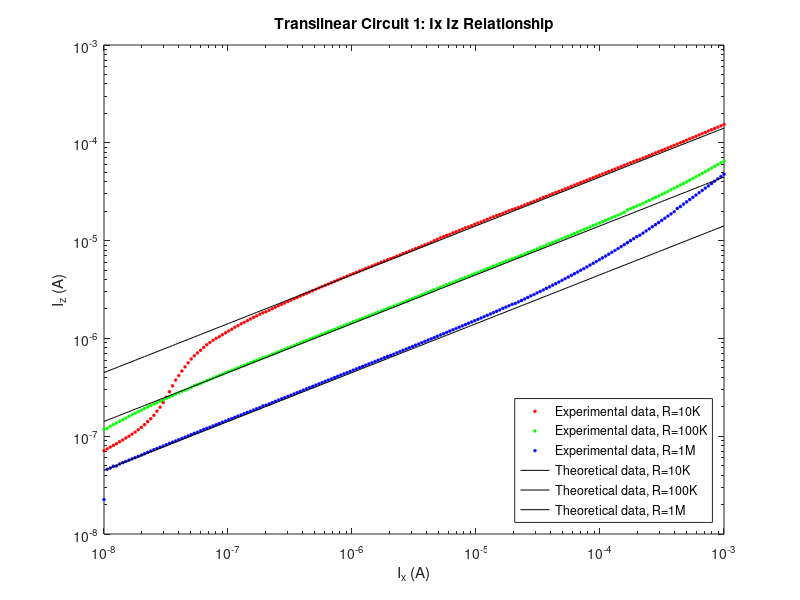
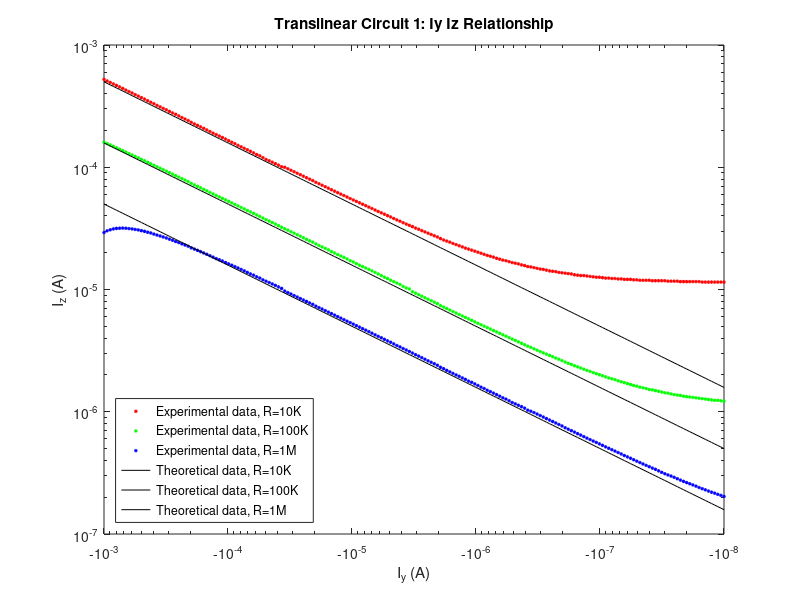

These charts were generated, in order, by the following MATLAB code:
load('collected_data_done.mat');

%% Ix plot

% Theoretical
for i = 1:length(Ix_Exp2_R10K)
    IzIx_Exp2_R10K_Theo(i) = exp(0.5 * log(Ix_Exp2_R10K(i) * 0.00002));
end
p1 = polyfit(log(Ix_Exp2_R10K(1:100)), log(abs(IzIx_Exp2_R10K(1:100))), 1)

for j = 1:length(Ix_Exp2_R100K)
    IzIx_Exp2_R100K_Theo(j) = exp(0.5 * log(Ix_Exp2_R100K(j) * 0.000002));
end
p2 = polyfit(log(Ix_Exp2_R100K(50:150)), log(abs(IzIx_Exp2_R100K(50:150))), 1);


for k = 1:length(Ix_Exp2_R1M)
    IzIx_Exp2_R1M_Theo(k) = exp(0.5 * log(Ix_Exp2_R1M(k) * 0.0000002));
end
p3 = polyfit(log(Ix_Exp2_R1M(50:100)), log(abs(IzIx_Exp2_R1M(50:100))), 1);


figure
loglog(Ix_Exp2_R10K, abs(IzIx_Exp2_R10K), 'r*', 'MarkerSize', 2.5);
hold on
loglog(Ix_Exp2_R100K, abs(IzIx_Exp2_R100K), 'g*', 'MarkerSize', 2.5);
hold on
loglog(Ix_Exp2_R1M, abs(IzIx_Exp2_R1M), 'b*', 'MarkerSize', 2.5);
hold on
loglog(Ix_Exp2_R10K, abs(IzIx_Exp2_R10K_Theo), 'k-')
hold on
loglog(Ix_Exp2_R100K, abs(IzIx_Exp2_R100K_Theo), 'k-')
hold on
loglog(Ix_Exp2_R1M, abs(IzIx_Exp2_R1M_Theo), 'k-')
title('Translinear Circuit 1: Ix Iz Relationship');
xlabel('I_x (A)');
ylabel('I_z (A)');
legend('Experimental data, R=10K', 'Experimental data, R=100K', 'Experimental data, R=1M', 'Theoretical data, R=10K', 'Theoretical data, R=100K', 'Theoretical data, R=1M');
legend('location', 'southeast');
hold off

%% Iy plot

% Theoretical
for m = 1:length(Iy_Exp2_R10K)
    IzIy_Exp2_R10K_Theo(m) = exp(0.5 * log(Iy_Exp2_R10K(m) * 0.00025));
end
p4 = polyfit(log(Iy_Exp2_R10K(1:50)), log(abs(IzIy_Exp2_R10K(1:50))), 1);

for n = 1:length(Iy_Exp2_R100K)
    IzIy_Exp2_R100K_Theo(n) = exp(0.5 * log(Iy_Exp2_R100K(n) * 0.000025));
end
p5 = polyfit(log(Iy_Exp2_R100K(1:150)), log(abs(IzIy_Exp2_R100K(1:150))), 1);


for w = 1:length(Iy_Exp2_R1M)
    IzIy_Exp2_R1M_Theo(w) = exp(0.5 * log(Iy_Exp2_R1M(w) * 0.0000025));
end
p6 = polyfit(log(Iy_Exp2_R1M(50:150)), log(abs(IzIy_Exp2_R1M(50:150))), 1);

figure
loglog(Iy_Exp2_R10K, abs(IzIy_Exp2_R10K), 'r*', 'MarkerSize', 2.5);
hold on
loglog(Iy_Exp2_R100K, abs(IzIy_Exp2_R100K), 'g*', 'MarkerSize', 2.5);
hold on
loglog(Iy_Exp2_R1M, abs(IzIy_Exp2_R1M), 'b*', 'MarkerSize', 2.5);
hold on
loglog(Iy_Exp2_R10K, abs(IzIy_Exp2_R10K_Theo), 'k-')
hold on
loglog(Iy_Exp2_R100K, abs(IzIy_Exp2_R100K_Theo), 'k-')
hold on
loglog(Iy_Exp2_R1M, abs(IzIy_Exp2_R1M_Theo), 'k-')
title('Translinear Circuit 1: Iy Iz Relationship');
xlabel('I_y (A)');
ylabel('I_z (A)');
legend('Experimental data, R=10K', 'Experimental data, R=100K', 'Experimental data, R=1M', 'Theoretical data, R=10K', 'Theoretical data, R=100K', 'Theoretical data, R=1M');
legend('location', 'southwest');
hold off
